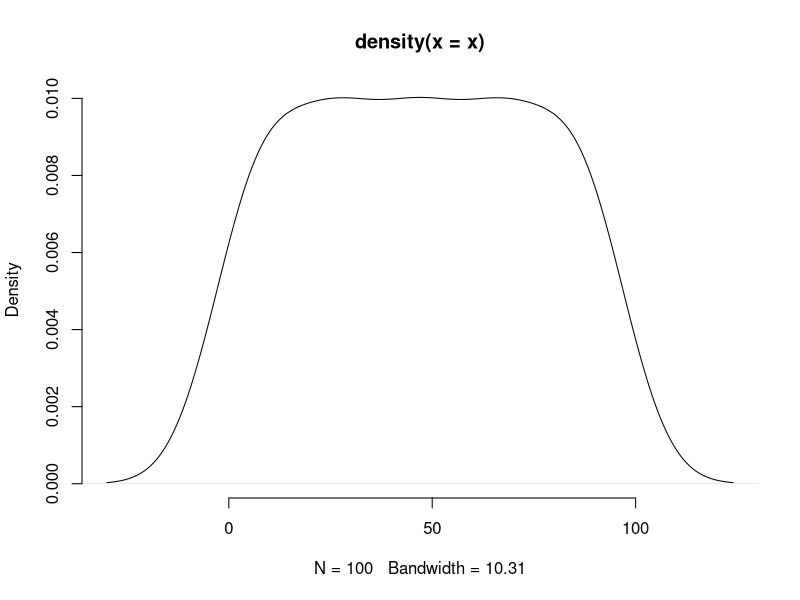
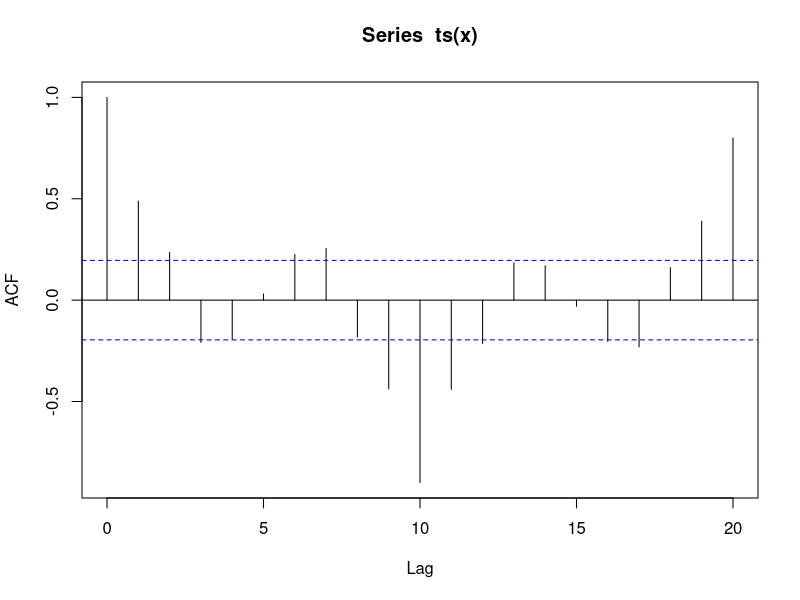
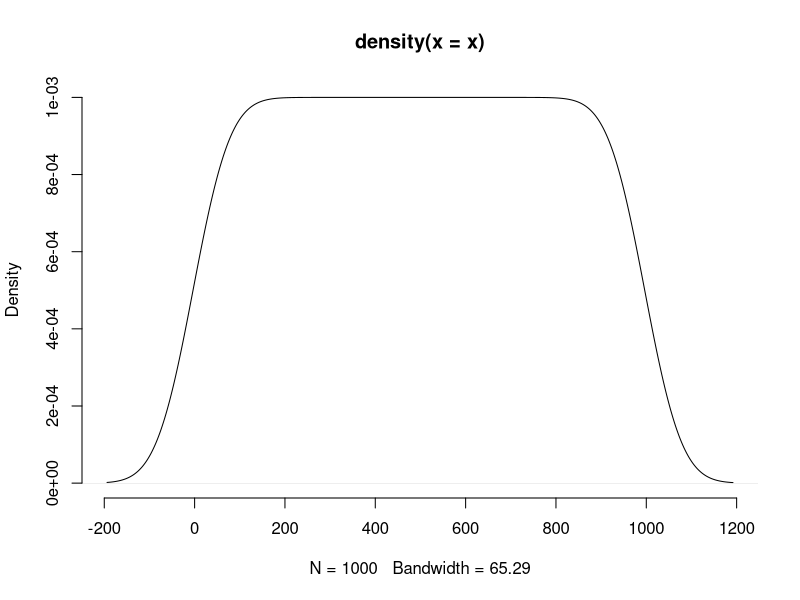
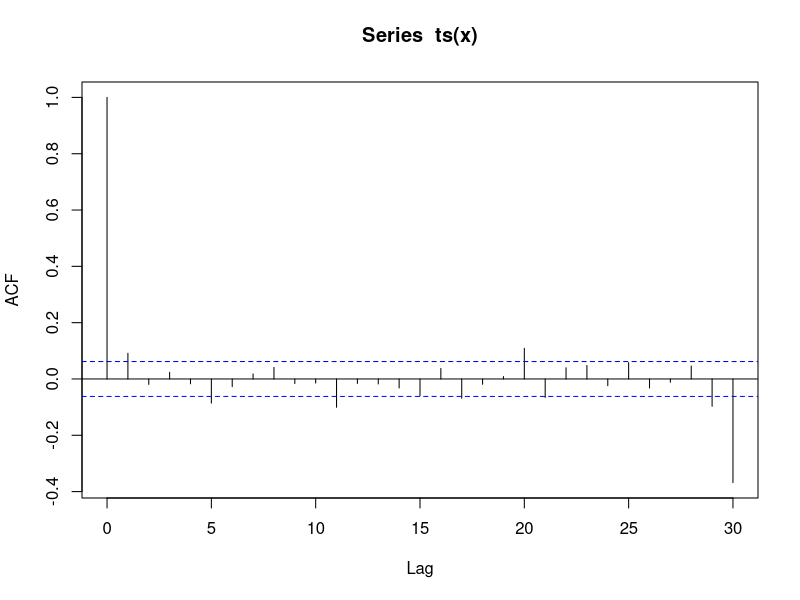
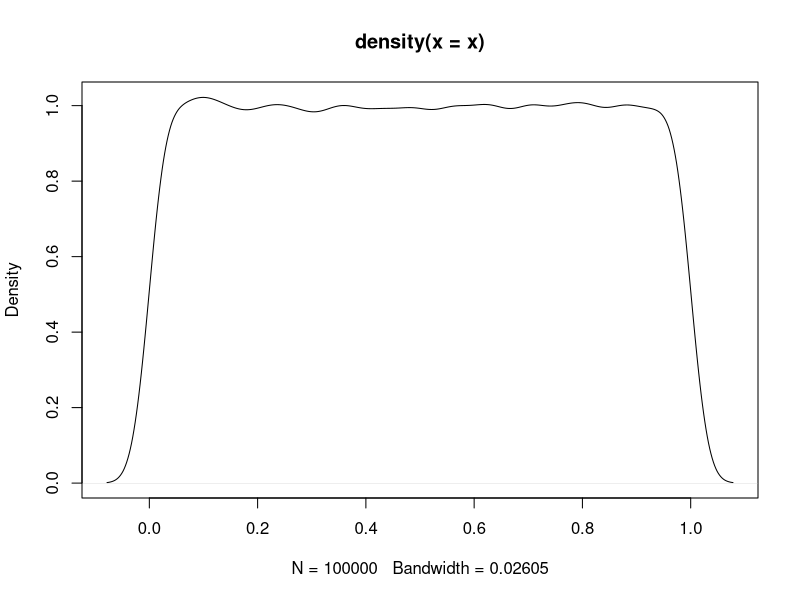
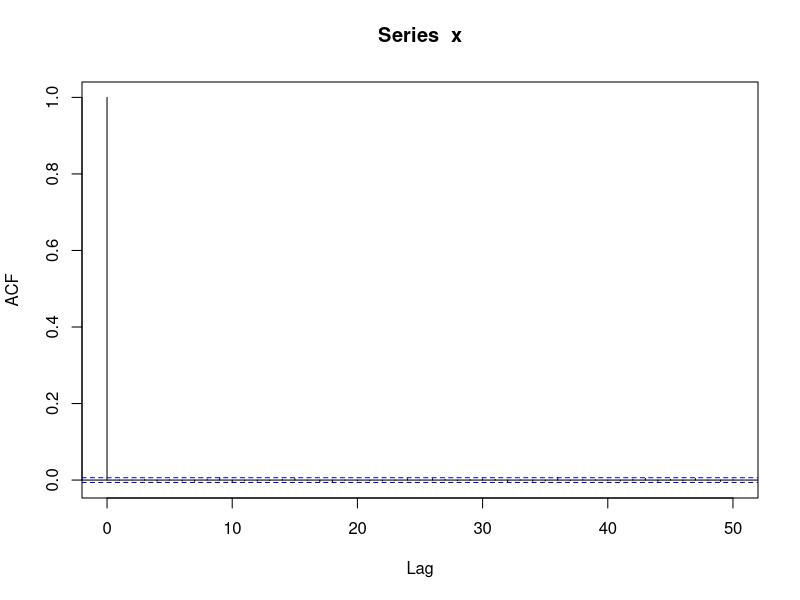

Write R code to recreate these figures, in order.
#Middle-square method
storageArray<-vector()
x<-987678

for(i in 1:10){
    newseed = (x / 1000) %% 1000000
    storageArray[i] = newseed
    x = newseed * newseed
    }

storageArray

#Linear congruential generator
m<-100
a<-2
c<-3

x<-vector()
x[1]<-1

for(i in 1:9) {
    x[i+1]<-(a*x[i]+c) %% m
}

x

for(i in 1:99) {
    x[i+1]<-(a*x[i]+c) %% m
}

plot(density(x),frame=F)
acf(ts(x))
x

#Modulo Maior
m<-1000
a<-17
c<-11

x<-vector()
x[1]<-2

for(i in 1:999) {
    x[i+1]<-(a*x[i]+c) %% m
}

plot(density(x),frame=F)
acf(ts(x))
x

#Mersenne Twister
set.seed(1)
x<-runif(100000)

plot(density(x))
acf(x)

?RNG()
